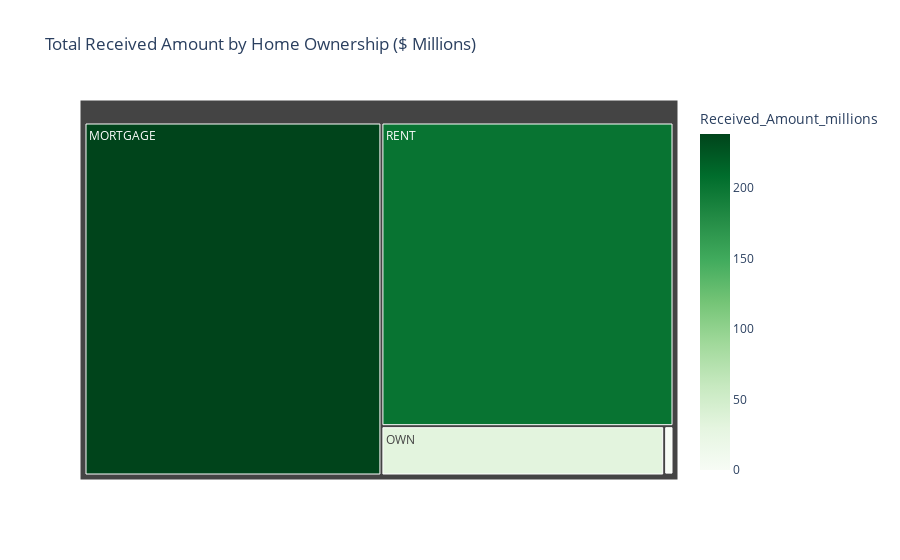

Notebook code cell kept with this figure:
### Markdown cell above
### Home Ownership  by Total Received Amount

### Code cell
home_received_amount = df.groupby('home_ownership')['total_payment'].sum().reset_index()
home_received_amount['Received_Amount_millions'] = home_received_amount['total_payment'] / 1_000_000

fig = px.treemap(
    home_received_amount,
    path=['home_ownership'],
    values='Received_Amount_millions',
    color='Received_Amount_millions',
    color_continuous_scale='greens',
    title='Total Received Amount by Home Ownership ($ Millions)'
)

fig.show()

### Figure 1 — Plotly figure (JSON) as saved in the notebook; plotly's stock layout.template omitted (floating-point values rounded to 4 significant figures)
{"data": [{"branchvalues": "total", "customdata": [[238.5], [0.01905], [1.025], [31.73], [201.8]], "domain": {"x": [0, 1], "y": [0, 1]}, "hovertemplate": "labels=%{label}<br>Received_Amount_millions_sum=%{value}<br>parent=%{parent}<br>id=%{id}<br>Received_Amount_millions=%{color}<extra></extra>", "ids": ["MORTGAGE", "NONE", "OTHER", "OWN", "RENT"], "labels": ["MORTGAGE", "NONE", "OTHER", "OWN", "RENT"], "level": "7bae64", "marker": {"coloraxis": "coloraxis", "colors": [238.5, 0.01905, 1.025, 31.73, 201.8]}, "name": "", "parents": ["", "", "", "", ""], "type": "treemap", "values": [238.5, 0.01905, 1.025, 31.73, 201.8]}], "layout": {"autosize": true, "coloraxis": {"colorbar": {"title": {"text": "Received_Amount_millions"}}, "colorscale": [[0, "rgb(247,252,245)"], [0.125, "rgb(229,245,224)"], [0.25, "rgb(199,233,192)"], [0.375, "rgb(161,217,155)"], [0.5, "rgb(116,196,118)"], [0.625, "rgb(65,171,93)"], [0.75, "rgb(35,139,69)"], [0.875, "rgb(0,109,44)"], [1, "rgb(0,68,27)"]]}, "legend": {"tracegroupgap": 0}, "title": {"text": "Total Received Amount by Home Ownership ($ Millions)"}}}
